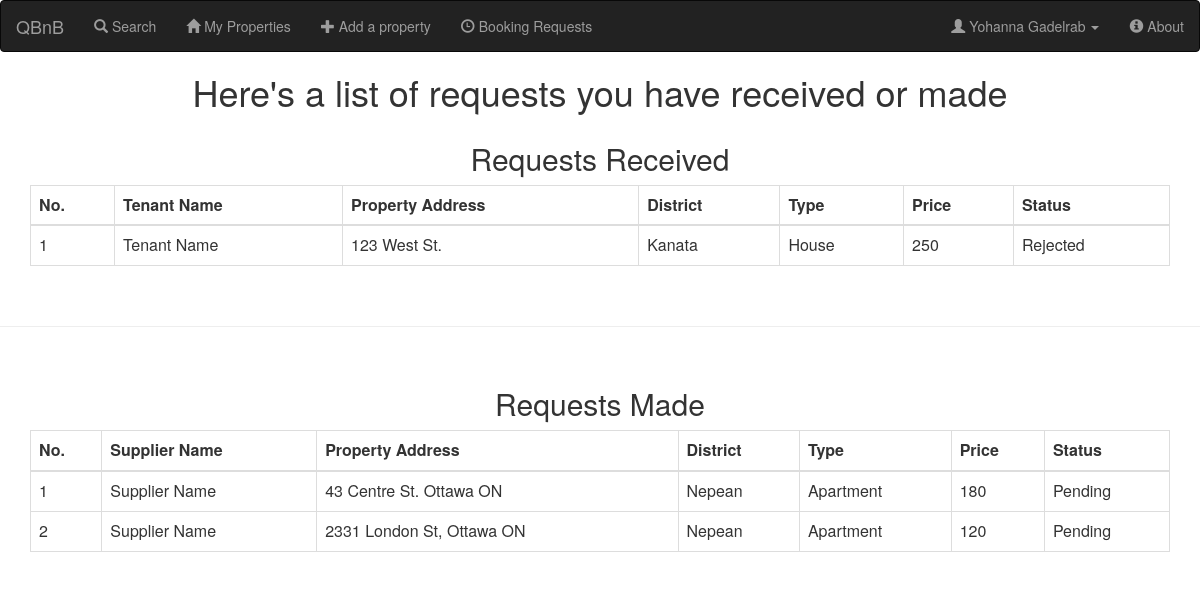
Page /booking_requests.php?user_id=7 (signed in) on the committed database.
### tables this page shows
CREATE TABLE IF NOT EXISTS `users` (
  `user_id` int(11) NOT NULL AUTO_INCREMENT,
  `FName` varchar(10) NOT NULL,
  `LName` varchar(10) NOT NULL,
  `gender` char(1) NOT NULL COMMENT 'F or M',
  `email` varchar(32) NOT NULL,
  `password` varchar(32) NOT NULL,
  `phone_no` char(10) NOT NULL,
  `grad_year` year(4) NOT NULL,
  `faculty_id` int(10) NOT NULL,
  `is_admin` tinyint(1) NOT NULL DEFAULT '0',
  `degree_type` varchar(5) NOT NULL,
  PRIMARY KEY (`user_id`),
  KEY `faculty_id_index` (`faculty_id`) USING BTREE
);

CREATE TABLE IF NOT EXISTS `bookings` (
  `booking_id` int(11) NOT NULL AUTO_INCREMENT,
  `status` tinyint(4) NOT NULL COMMENT '1: Confirmed, 2:Rejected, 3:Waiting',
  `check_in` date NOT NULL,
  `property_id` int(11) NOT NULL,
  `tenant_id` int(11) NOT NULL,
  PRIMARY KEY (`booking_id`),
  UNIQUE KEY `check_in` (`check_in`,`property_id`,`tenant_id`),
  KEY `property_id_index` (`property_id`) USING BTREE,
  KEY `tenant_id_index` (`tenant_id`) USING BTREE
);

CREATE TABLE IF NOT EXISTS `properties` (
  `property_id` int(11) NOT NULL AUTO_INCREMENT,
  `supplier_id` int(11) NOT NULL,
  `address` varchar(100) NOT NULL,
  `district` varchar(20) NOT NULL,
  `type` varchar(20) NOT NULL,
  `price` float NOT NULL COMMENT 'Price per month',
  PRIMARY KEY (`property_id`),
  KEY `supplier_id_index` (`supplier_id`) USING BTREE,
  KEY `district` (`district`)
);

### booking_requests.php (the view, shortened to what this page needs)
<?php
require_once 'header.php';
require_once 'navbar.php';
$req_rec_query = "SELECT * FROM bookings NATURAL JOIN properties WHERE supplier_id = ?";
$stmt = $con->prepare($req_rec_query);
$stmt->bind_Param("i", $_GET['user_id']);
$stmt->execute();
$result_rec = $stmt->get_result();
$num_req_rec = $result_rec->num_rows;
$req_made_query = "SELECT * FROM bookings NATURAL JOIN properties WHERE tenant_id = ?";
$stmt = $con->prepare($req_made_query);
$stmt->bind_Param("i", $_GET['user_id']);
$stmt->execute();
$result_made = $stmt->get_result();
$num_req_made = $result_made->num_rows;
?>
<!DOCTYPE html>
<html>
<head>
    <h1 style="text-align: center;">Here's a list of requests you have received or made</h1>
</head>
<body>
    <div class="container">
        <h2 style="text-align: center;">Requests Received</h2>
        <?php
        if ($num_req_rec > 0){
        ?>
        <table class="table table-bordered table-hover">
            <thead>
                <tr>
                    <th>No.</th>
                    <th>Tenant Name</th>
                    <th>Property Address</th>
                    <th>District</th>
                    <th>Type</th>
                    <th>Price</th>
                    <th>Status</th>
                </tr>
            </thead>
            <tbody>
            <?php
            $i = 1;
            while($row_req_rec = $result_rec->fetch_assoc()):
            ?>
                <tr>
                    <td><?= $i; $i++ ?></td>
                    <td>Tenant Name</td>
                    <td><?= $row_req_rec['address'] ?></td>
                    <td><?= $row_req_rec['district'] ?></td>
                    <td><?= $row_req_rec['type'] ?></td>
                    <td><?= $row_req_rec['price'] ?></td>
                    <td>
                    <?php
                        if($row_req_rec['status'] == 1)
                            echo "Confirmed";
                        else if($row_req_rec['status'] == 2)
                            echo "Rejected";
                        else echo "Pending";
                    ?>
                    </td>
                </tr>
            <?php
            endwhile;
            ?>
            </tbody>
        </table >
        <?php
        }
        else{
            if( $_SESSION['is_admin'])
                echo "<h3 class='alert alert-info'>This user didn't receive any request so far!</h3>";
            else
                echo "<h3 class='alert alert-info'>You didn't receive any request so far!</h3>";
        }
        ?>
        </div>
        <br><hr class = "colorgraph"><br>
        <div class="container">
        <h2 style="text-align: center;">Requests Made</h2>
        <?php
        if ($num_req_made > 0){
        ?>
        <table class="table table-bordered table-hover">
            <thead>
                <tr>
                    <th>No.</th>
                    <th>Supplier Name</th>
                    <th>Property Address</th>
                    <th>District</th>
                    <th>Type</th>
                    <th>Price</th>
                    <th>Status</th>
                </tr>
            </thead>
            <tbody>
            <?php
              $i = 1;
              while($row_req_made = $result_made->fetch_assoc()):
            ?>
                <tr>
                    <td><?= $i; $i++ ?></td>
                    <td>Supplier Name</td>
                    <td><?= $row_req_made['address'] ?></td>
                    <td><?= $row_req_made['district'] ?></td>
                    <td><?= $row_req_made['type'] ?></td>
                    <td><?= $row_req_made['price'] ?></td>
                    <td>
                    <?php
                        if($row_req_made['status'] == 1)
                            echo "Confirmed";
                        else if($row_req_made['status'] == 2)
                            echo "Rejected";
                        else echo "Pending";
                    ?>
                    </td>
                </tr>
            <?php
                endwhile;
            ?>
            </tbody>
        </table>
        <?php
        }
        else{
            if( $_SESSION['is_admin'])
                echo "<h3 class='alert alert-info'>This user didn't make any request so far!</h3>";
            else
                echo "<h3 class='alert alert-info'>You didn't make any request so far!</h3>";
        }
        ?>
    </div>
</body>
</html>

### navbar.php (shortened to what this page needs)
<?php
require_once 'header.php';
if( userLoggedIn() ){
    $query = "SELECT FName, LName FROM users WHERE user_id=?";
    $stmt = $con->prepare($query);
    $stmt->bind_Param("s", $_SESSION['user_id']);
    $stmt->execute();
    $result = $stmt->get_result();
    $row = $result->fetch_assoc();
}
?>
<!DOCTYPE HTML>
<html>
        <head></head>
        <body>
            <nav class="navbar navbar-inverse">
                <div class="container-fluid">
                    <div class="navbar-header">
                        <a class="navbar-brand" href="index.php">QBnB</a>
                    </div>
                    <?php
                    if(userLoggedIn()){
                    ?>
                        <ul class="nav navbar-nav">
                        <li><a href="search.php"><span class="glyphicon glyphicon-search"></span> Search</a></li>
                        <li><a href="user_properties.php"><span class="glyphicon glyphicon-home"></span> My Properties</a></li>
                        <li><a href="add_property.php"><span class="glyphicon glyphicon-plus"></span> Add a property</a></li>
                        <li><a href="booking_requests.php?user_id=<?= $_SESSION['user_id']?>"><span class="glyphicon glyphicon-time"></span> Booking Requests</a></li>
                        </ul>
                        <ul class="nav navbar-nav navbar-right">
                        <li class="dropdown">
                            <a class="dropdown-toggle" data-toggle="dropdown" href="#"><span class="glyphicon glyphicon-user"></span> <?= $row['FName'] . ' ' . $row['LName']?>
                            <span class="caret"></span></a>
                        </li>
                    <?php
                    }
                    else{
                        echo '<ul class="nav navbar-nav navbar-right">';
                    }
                    ?>
                    <li><a href="about.php"><span class="glyphicon glyphicon-info-sign"></span> About</a></li>
                    </ul>
                </div>
            </nav>
        </body>
    </html>
</html>

### rows in the picture
users: FName "Yohanna", LName "Gadelrab"
bookings: property.address "123 West St.", property.district "Kanata", property.type "House", property.price "250", status "Rejected"
bookings: property.address "43 Centre St. Ottawa ON", property.district "Nepean", property.type "Apartment", property.price "180", status "Pending"
bookings: property.address "2331 London St, Ottawa ON", property.district "Nepean", property.type "Apartment", property.price "120", status "Pending"
